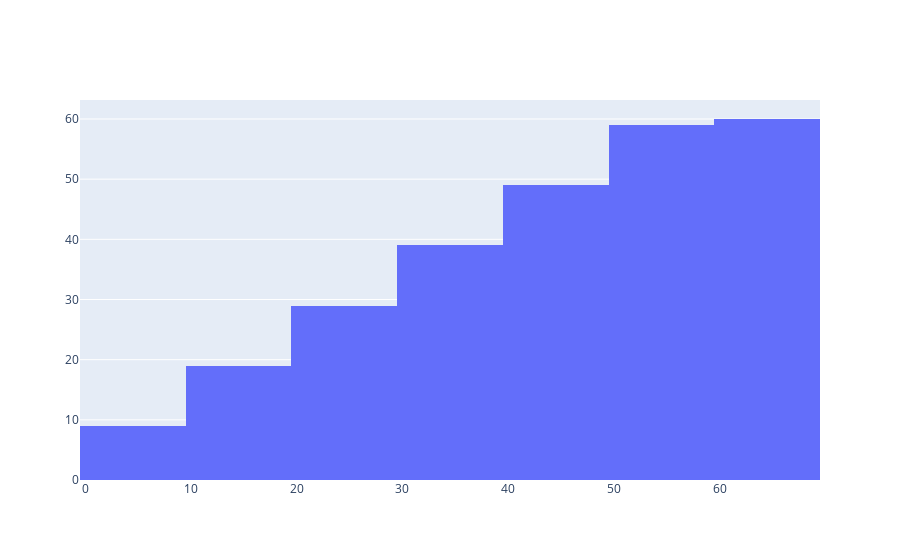

Here is the notebook cell this chart was saved with:
### Markdown cell above
Task 3: Calculating projected loss

### Code cell
# Make dataframe of only charged-off loans
charged_off_df = df.loc[df['loan_status'].str.contains('Charged Off')]

projected_losses = []

# Iterate through each month of the remaining terms,
# and calculate loss for that month
while(charged_off_df['term'].sum() != 0):
    monthly_total = charged_off_df.loc[charged_off_df['term'] > 0, 'instalment'].sum()
    
    projected_losses.append(monthly_total)
    
    charged_off_df['term'] = charged_off_df['term'].apply(lambda x: x - 1 if x > 0 else x)

# Visualise loss data over each month
fig = go.Figure(data=[go.Histogram(x=list(range(1, len(projected_losses)+1)), y=projected_losses, cumulative_enabled=True)])
fig.show()

### Figure 1 — Plotly figure (JSON) as saved in the notebook; plotly's stock layout.template omitted (floating-point values rounded to 4 significant figures)
{"data": [{"cumulative": {"enabled": true}, "type": "histogram", "x": [1, 2, 3, 4, 5, 6, 7, 8, 9, 10, 11, 12, 13, 14, 15, 16, 17, 18, 19, 20, 21, 22, 23, 24, 25, 26, 27, 28, 29, 30, 31, 32, 33, 34, 35, 36, 37, 38, 39, 40, 41, 42, 43, 44, 45, 46, 47, 48, 49, 50, 51, 52, 53, 54, 55, 56, 57, 58, 59, 60], "y": [856800.0, 856800.0, 856800.0, 856800.0, 856800.0, 856800.0, 856800.0, 856800.0, 856800.0, 856800.0, 856800.0, 856800.0, 856800.0, 856800.0, 856800.0, 856800.0, 856800.0, 856800.0, 856800.0, 856800.0, 856800.0, 856800.0, 856800.0, 856800.0, 856800.0, 856800.0, 856800.0, 856800.0, 856800.0, 856800.0, 856800.0, 856800.0, 856800.0, 856800.0, 856800.0, 856800.0, 323800.0, 323800.0, 323800.0, 323800.0, 323800.0, 323800.0, 323800.0, 323800.0, 323800.0, 323800.0, 323800.0, 323800.0, 323800.0, 323800.0, 323800.0, 323800.0, 323800.0, 323800.0, 323800.0, 323800.0, 323800.0, 323800.0, 323800.0, 323800.0]}], "layout": {}}
